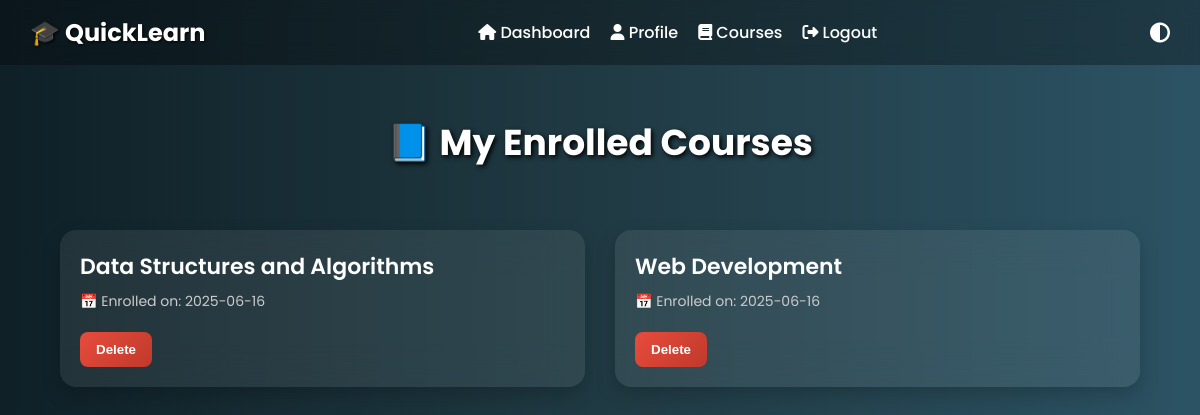
The app's page /mycourse.php (signed in) with its own data.
### tables this page shows
CREATE TABLE `enrollments` (
  `id` int(11) NOT NULL,
  `email` varchar(100) NOT NULL,
  `course_name` varchar(100) NOT NULL,
  `enroll_date` date DEFAULT curdate()
);

### mycourse.php (the view, shortened to what this page needs)
<?php
$servername = "localhost";
$username = "root";
$password = "";
$database = "students_db";
$conn = mysqli_connect($servername, $username, $password, $database);
$email = mysqli_real_escape_string($conn, $_SESSION['email']);
$sql = "SELECT course_name, enroll_date FROM enrollments WHERE email = '$email'";
$result = mysqli_query($conn, $sql);
?>
<!DOCTYPE html>
<html lang="en">
<head>
</head>
<body>
<nav class="navbar">
  <div class="logo">🎓 QuickLearn</div>
  <ul class="nav-links">
    <li><a href="home.html"><i class="fas fa-home"></i> Dashboard</a></li>
    <li><a href="profile.php"><i class="fas fa-user"></i> Profile</a></li>
    <li><a href="courses.php"><i class="fas fa-book"></i> Courses</a></li>
    <li><a href="index.html" onclick="return confirm('Are you sure you want to logout?')"><i class="fas fa-sign-out-alt"></i> Logout</a></li>
  </ul>
  <div class="dark-toggle" onclick="toggleMode()" title="Toggle Dark/Light Mode">
    <i class="fas fa-adjust"></i>
  </div>
</nav>
<div class="header">
  <h1>📘 My Enrolled Courses</h1>
</div>
<?php if (mysqli_num_rows($result) > 0): ?>
  <div class="course-grid">
    <?php while ($row = mysqli_fetch_assoc($result)) { ?>
      <div class="course-card">
        <div class="course-name"><?= htmlspecialchars($row['course_name']) ?></div>
        <div class="enroll-date">📅 Enrolled on: <?= htmlspecialchars($row['enroll_date']) ?></div>
        <form method="post" onsubmit="return confirm('Are you sure you want to delete this course?');">
          <button type="submit" class="delete-btn">Delete</button>
        </form>
      </div>
    <?php } ?>
  </div>
<?php else: ?>
  <div class="no-course">❌ You have not enrolled in any courses yet.</div>
<?php endif; ?>
</body>
</html>

### mycourse.php (style rules this page uses)
* { margin: 0; padding: 0; box-sizing: border-box; }
body { font-family: 'Poppins', sans-serif; background: var(--bg-gradient); color: var(--text-color); min-height: 100vh; transition: background 0.5s, color 0.5s; }
:root { --bg-gradient: linear-gradient(to right, #0f2027, #203a43, #2c5364); --card-bg: rgba(255, 255, 255, 0.08); --text-color: #fff; --btn-bg: linear-gradient(135deg, #e74c3c, #c0392b); }
.navbar { background: rgba(0, 0, 0, 0.3); padding: 15px 30px; display: flex; justify-content: space-between; align-items: center; position: sticky; top: 0; z-index: 100; backdrop-filter: blur(10px); }
.logo { font-size: 24px; font-weight: bold; color: #fff; text-shadow: 1px 1px 3px #000; }
.nav-links { display: flex; gap: 20px; list-style: none; }
.nav-links a { color: #fff; text-decoration: none; font-weight: 500; transition: color 0.3s; }
.dark-toggle { cursor: pointer; font-size: 20px; color: #fff; }
.header { text-align: center; padding: 50px 20px 20px; }
.header h1 { font-size: 36px; text-shadow: 2px 2px 5px #000; }
.course-grid { display: grid; grid-template-columns: repeat(auto-fit, minmax(300px, 1fr)); gap: 30px; padding: 40px 60px; }
.course-card { background: var(--card-bg); backdrop-filter: blur(20px); border-radius: 16px; padding: 20px; color: var(--text-color); box-shadow: 0 8px 20px rgba(0,0,0,0.2); transition: transform 0.3s; }
.course-name { font-size: 22px; font-weight: 600; margin-bottom: 8px; }
.enroll-date { font-size: 14px; color: #ccc; margin-bottom: 20px; }
.delete-btn { padding: 10px 16px; border: none; border-radius: 8px; background: var(--btn-bg); color: white; font-weight: bold; cursor: pointer; transition: 0.3s; }

### records on screen
enrollments: course_name "Data Structures and Algorithms", enroll_date "2025-06-16"
enrollments: course_name "Web Development", enroll_date "2025-06-16"
